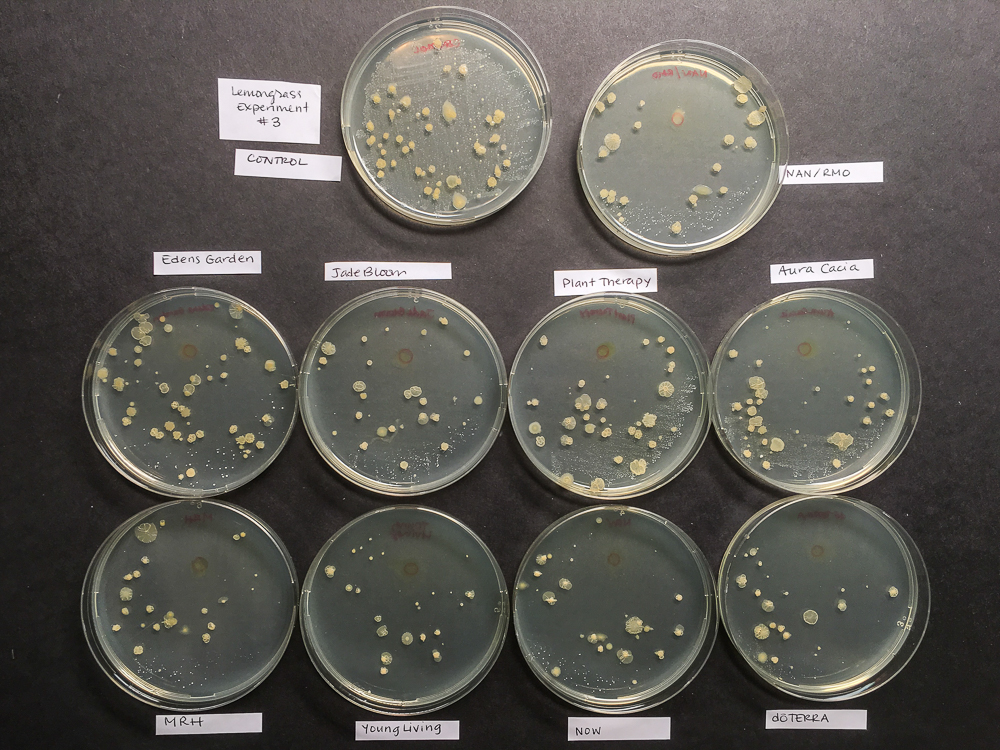
#> input picture results_L3.jpg, 1000 x 750 px, found by its file name
$ python Project.py
#> lines starting #> are read from the running program, lines starting #| are printed output that depends on the picture
import matplotlib.pyplot as plt
import matplotlib.image as mpimg
import numpy as np
from scipy import ndimage

def rgb2gray(rgb):
    gray = np.dot(rgb[...,:3],[0.299,0.587,0.114])
    return gray


img = mpimg.imread('img/results_L3.jpg')
#> img is the input picture: shape (750, 1000, 3); mean R, G, B 93.9, 90.8, 85.4
imggray = rgb2gray(img)
#> in rgb2gray, `gray = np.dot(rgb[...,:3],[0.299,0.587,0.114])`:
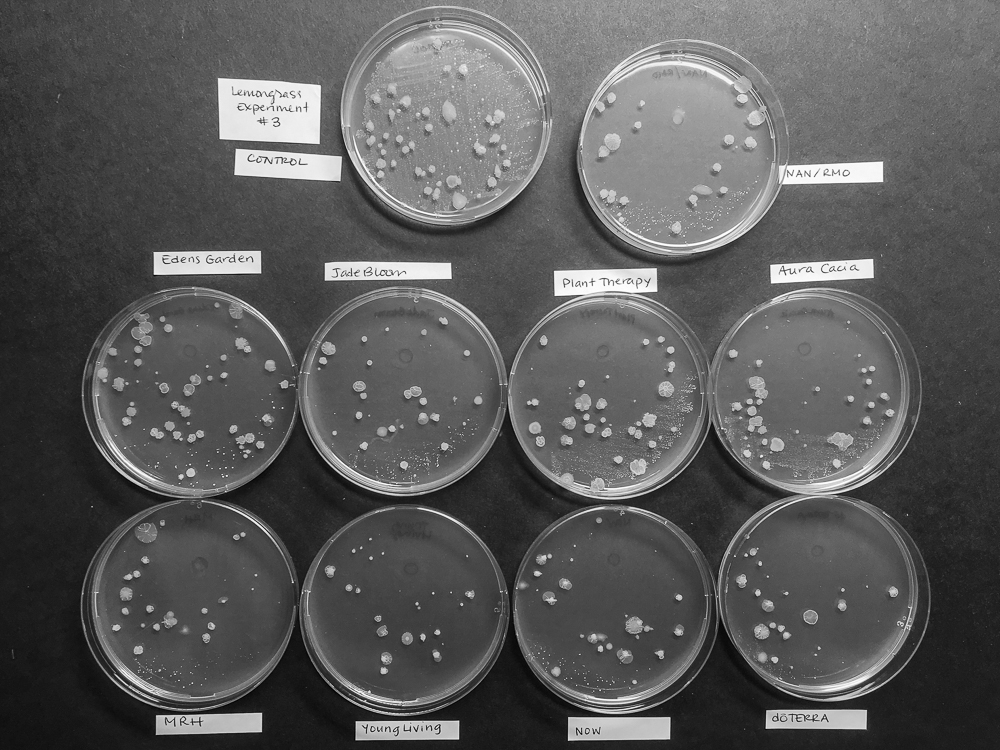
#> gray: shape (750, 1000) float64; min 0.228, max 255, mean 91.1
imgplot = plt.imshow(imggray, cmap = plt.get_cmap('gray'))

sx = ndimage.sobel(imggray, axis=0, mode='constant')
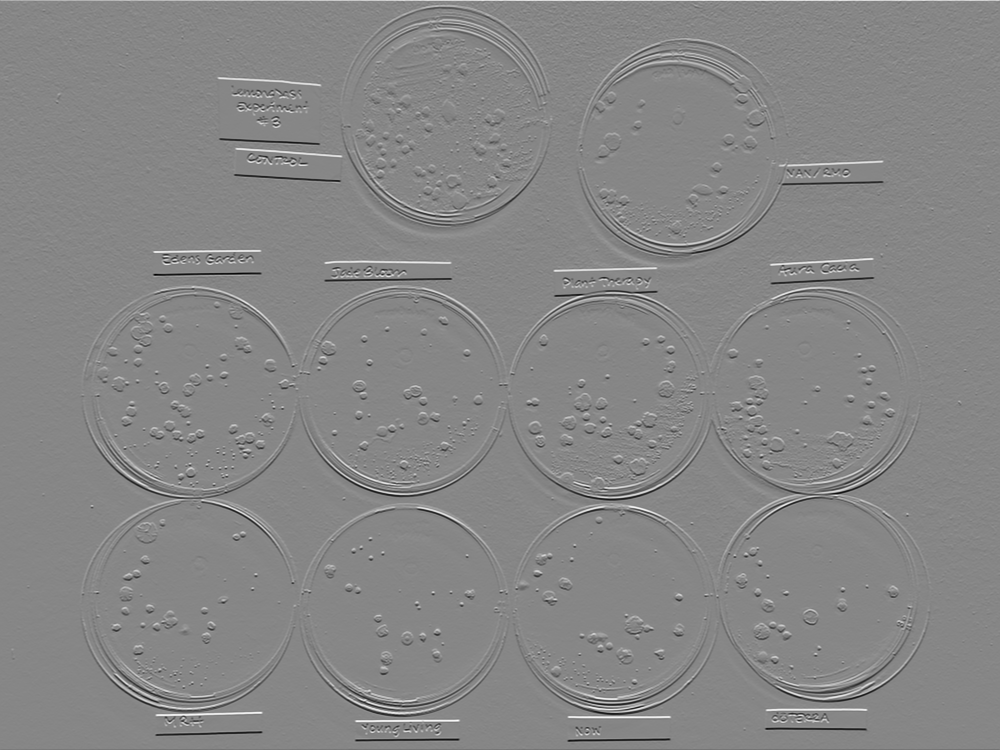
#> sx: shape (750, 1000) float64; min -914.4, max 817.7, mean -0.5; drawn with min black and max white
sy = ndimage.sobel(imggray, axis=1, mode='constant')
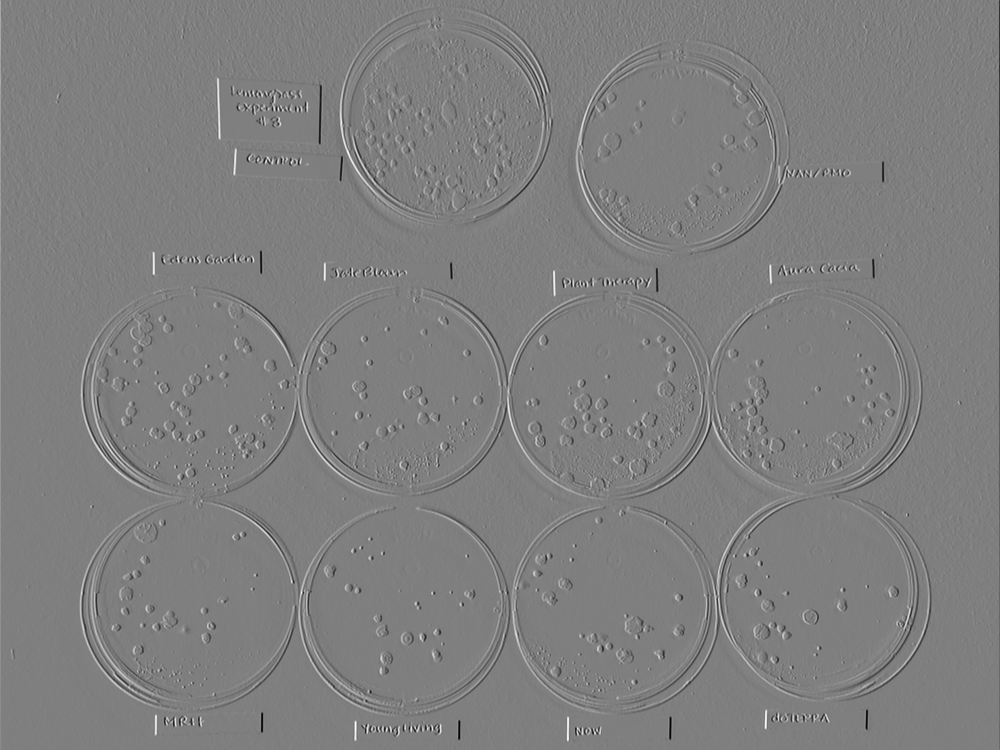
#> sy: shape (750, 1000) float64; min -792.9, max 795.2, mean 0.1; drawn with min black and max white
sob = np.hypot(sx, sy)
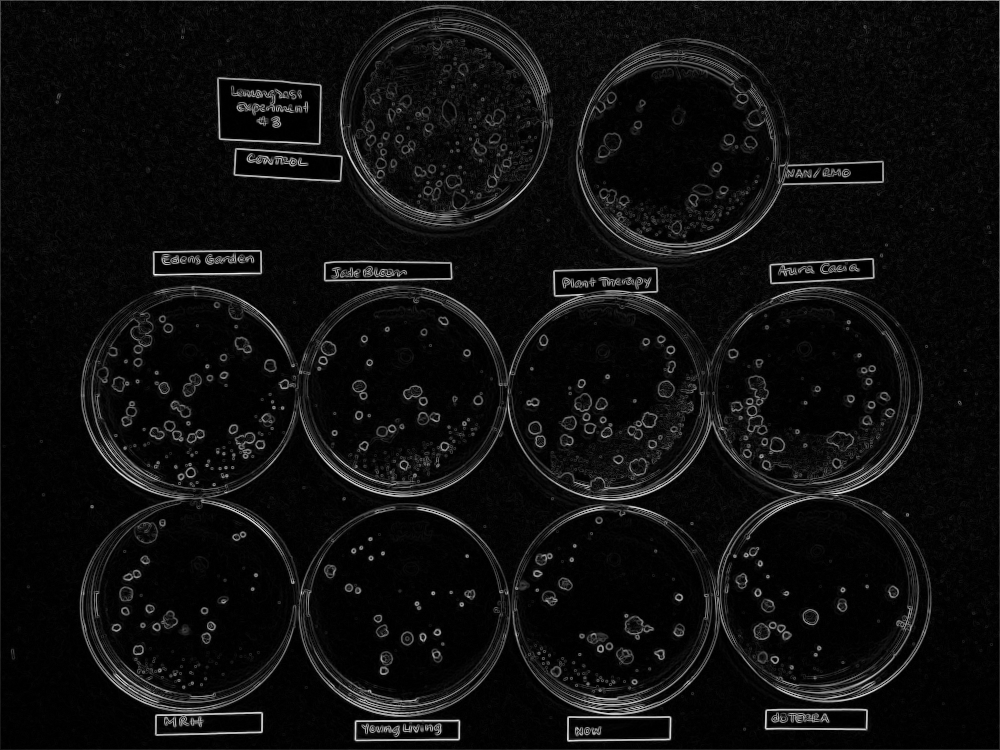
#> sob: shape (750, 1000) float64; min 0, max 914.4, mean 54.3; drawn with min black and max white

sob = sob/np.max(sob)
sob_ups = (sob > 0.3) * sob
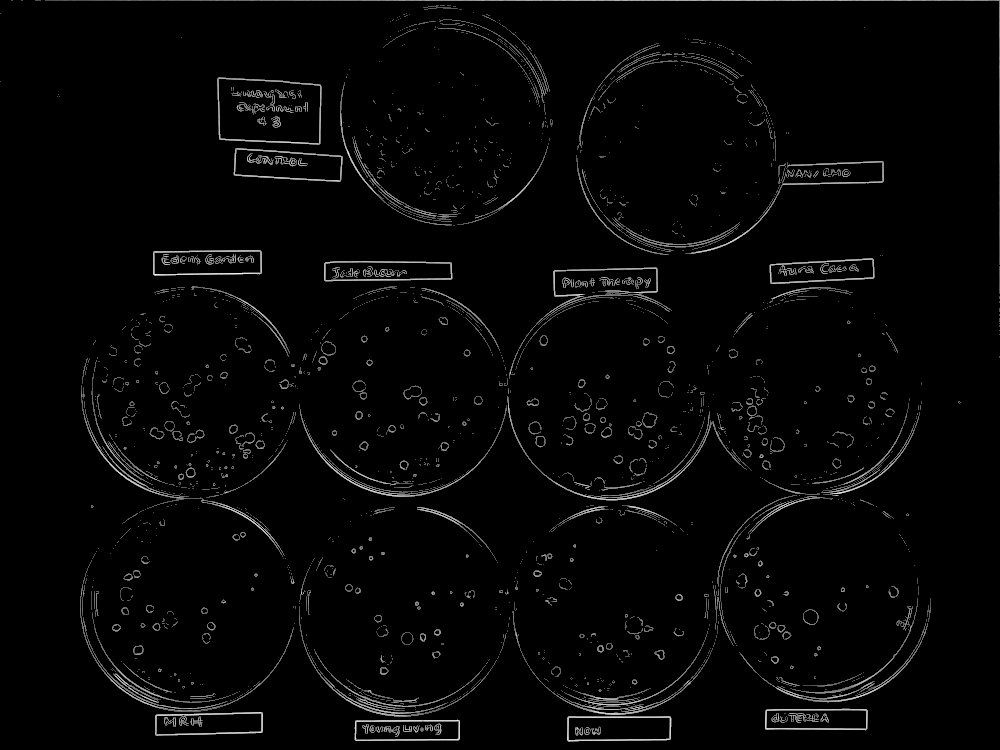
#> sob_ups: shape (750, 1000) float64; min 0, max 1, mean 0.0232
sob_min = np.min(sob_ups[sob_ups>0])
#> sob_min = 0.3
sob_ups = (sob_ups-sob_min)/(np.max(sob_ups)-sob_min)
sob_ups[sob_ups>0] = 1
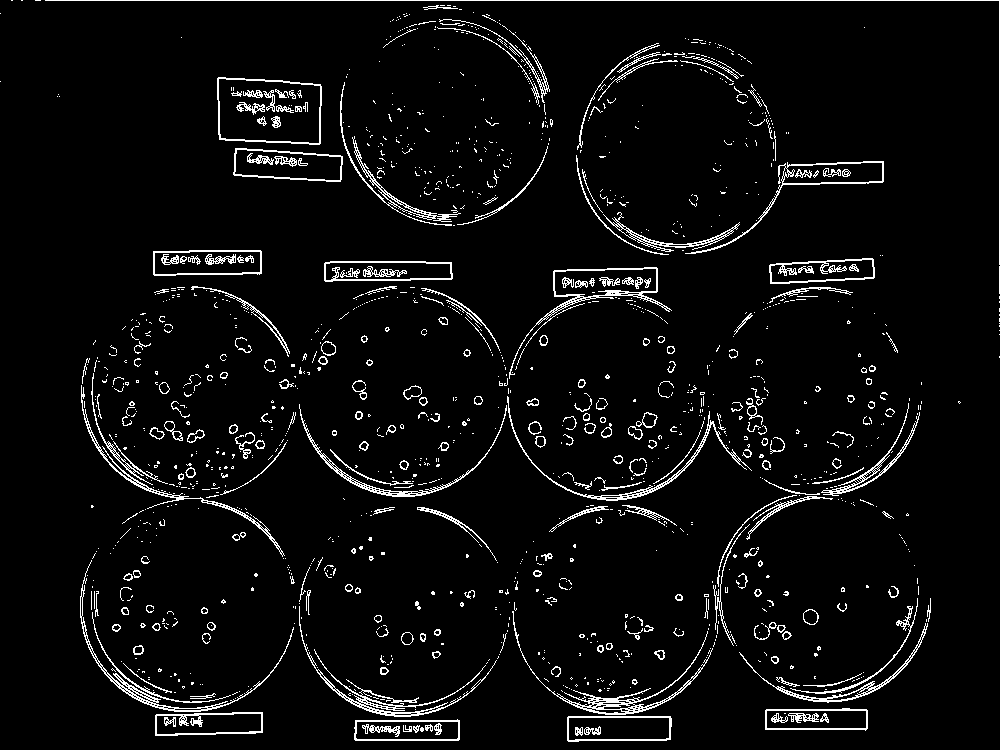
#> sob_ups: shape (750, 1000) float64; min -0.429, max 1, mean -0.358; drawn with min black and max white


plt.imshow(sob_ups)
print(np.min(sob_ups[sob_ups>0]))
#| 1.0
